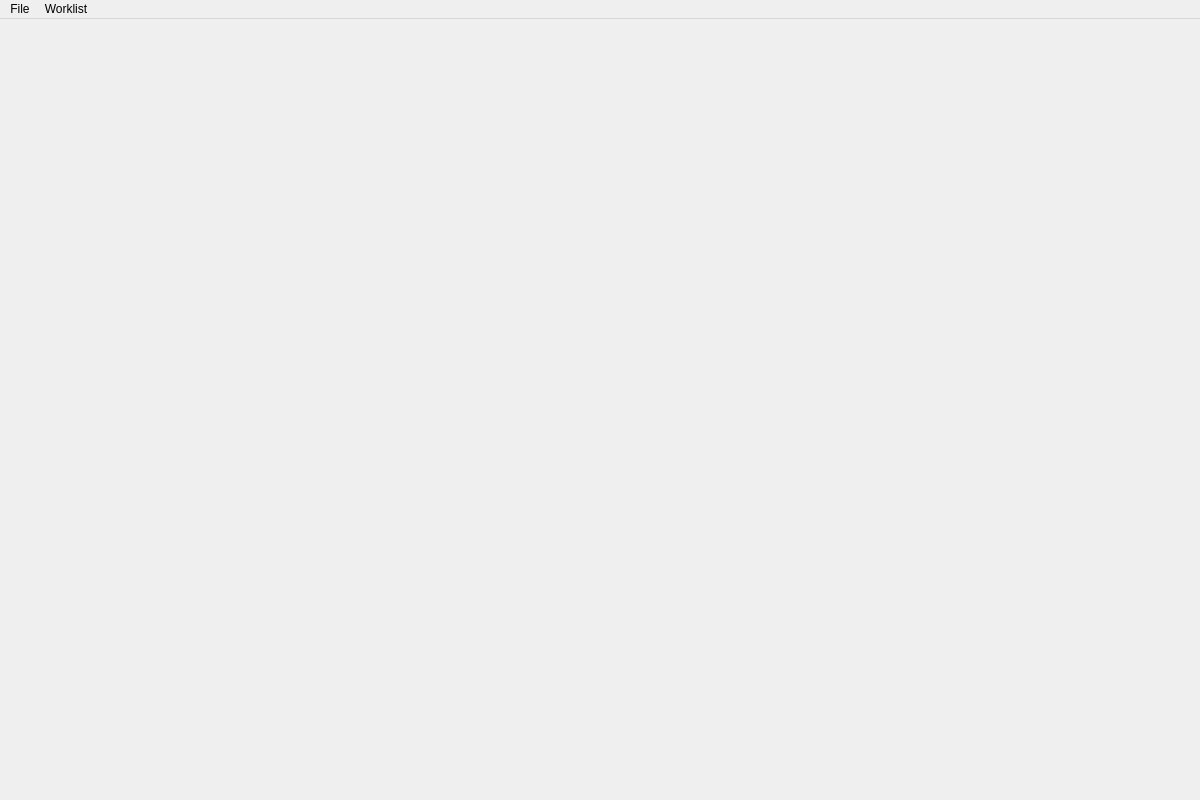
<?xml version="1.0" encoding="UTF-8"?>
<ui version="4.0">
 <class>MainWindow</class>
 <widget class="QMainWindow" name="MainWindow">
  <property name="geometry">
   <rect>
    <x>0</x>
    <y>0</y>
    <width>1200</width>
    <height>800</height>
   </rect>
  </property>
  <property name="windowTitle">
   <string>MainWindow</string>
  </property>
  <widget class="QWidget" name="centralwidget">
   <layout class="QHBoxLayout" name="horizontalLayout_2"/>
  </widget>
  <widget class="QMenuBar" name="menubar_pyris">
   <property name="geometry">
    <rect>
     <x>0</x>
     <y>0</y>
     <width>1200</width>
     <height>24</height>
    </rect>
   </property>
   <property name="nativeMenuBar">
    <bool>false</bool>
   </property>
   <widget class="QMenu" name="menuWorklist">
    <property name="title">
     <string>Worklist</string>
    </property>
    <addaction name="actionEsecuzione_esame"/>
    <addaction name="actionRefertazione"/>
    <addaction name="actionFirma"/>
    <addaction name="separator"/>
    <addaction name="actionControllo"/>
   </widget>
   <widget class="QMenu" name="menuFile">
    <property name="title">
     <string>File</string>
    </property>
    <addaction name="actionGestione_pazienti"/>
    <addaction name="actionPrenotazioni"/>
    <addaction name="actionConsegna"/>
    <addaction name="separator"/>
    <addaction name="actionPreferenze"/>
   </widget>
   <addaction name="menuFile"/>
   <addaction name="menuWorklist"/>
  </widget>
  <action name="actionEsecuzione_esame">
   <property name="text">
    <string>Esecuzione esame</string>
   </property>
  </action>
  <action name="actionRefertazione">
   <property name="text">
    <string>Refertazione</string>
   </property>
  </action>
  <action name="actionFirma">
   <property name="text">
    <string>Firma</string>
   </property>
  </action>
  <action name="actionControllo">
   <property name="text">
    <string>Controllo</string>
   </property>
  </action>
  <action name="actionGestione_pazienti">
   <property name="text">
    <string>Gestione pazienti</string>
   </property>
  </action>
  <action name="actionPrenotazioni">
   <property name="text">
    <string>Prenotazioni</string>
   </property>
  </action>
  <action name="actionPreferenze">
   <property name="text">
    <string>Preferenze</string>
   </property>
  </action>
  <action name="actionConsegna">
   <property name="text">
    <string>Consegna</string>
   </property>
  </action>
 </widget>
 <resources/>
 <connections/>
</ui>
